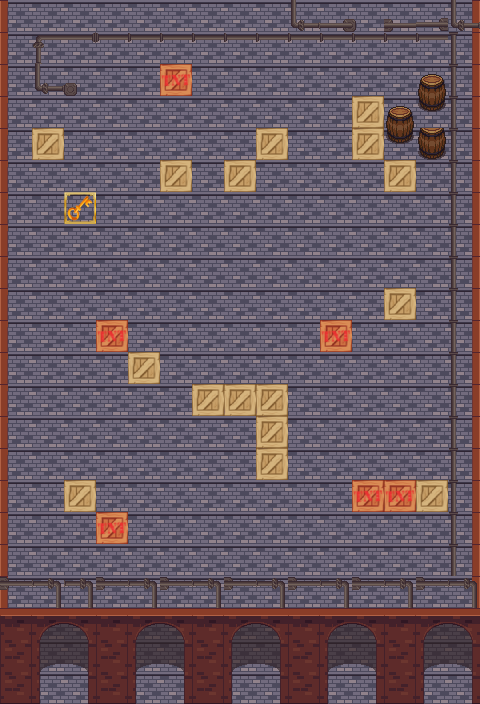

This game map was drawn from its Tiled (.tmx) file and the tilesets committed beside it. A one-line description and the full map source follow:
An orthogonal 15x22 tile map with 32x32 px tiles, 3 tile layers (Theme, SB, Object), 5 tilesets and 23 objects.

<map version="1.2" tiledversion="1.3.1" orientation="orthogonal" renderorder="right-down" compressionlevel="0" width="15" height="22" tilewidth="32" tileheight="32" infinite="0" nextlayerid="11" nextobjectid="27">
 <tileset firstgid="1" name="build_atlas" tilewidth="32" tileheight="32" tilecount="1024" columns="32">
  <image source="build_atlas.png" trans="ffffff" width="1024" height="1024" />
 </tileset>
 <tileset firstgid="1025" name="obj_misk_atlas" tilewidth="32" tileheight="32" tilecount="1024" columns="32">
  <image source="obj_misk_atlas.png" trans="ffffff" width="1024" height="1024" />
 </tileset>
 <tileset firstgid="2049" name="ts-castle" tilewidth="32" tileheight="32" tilecount="256" columns="16">
  <image source="ts-castle.png" trans="ffffff" width="512" height="512" />
 </tileset>
 <tileset firstgid="2305" name="ts-basechip" tilewidth="32" tileheight="32" tilecount="1064" columns="8">
  <image source="ts-basechip.png" trans="ffffff" width="256" height="4256" />
 </tileset>
 <tileset firstgid="3369" name="ui" tilewidth="32" tileheight="32" tilecount="4" columns="4">
  <image source="ui.png" trans="ffffff" width="128" height="32" />
 </tileset>
 <layer id="1" name="Theme" width="15" height="22">
  <data encoding="csv">
421,421,421,421,421,421,421,421,421,421,421,421,421,421,421,
421,421,421,421,421,421,421,421,421,421,421,421,421,421,421,
421,421,421,421,421,421,421,421,421,421,421,421,421,421,421,
421,421,421,421,421,421,421,421,421,421,421,421,421,421,421,
421,421,421,421,421,421,421,421,421,421,421,421,421,421,421,
421,421,421,421,421,421,421,421,421,421,421,421,421,421,421,
421,421,421,421,421,421,421,421,421,421,421,421,421,421,421,
421,421,421,421,421,421,421,421,421,421,421,421,421,421,421,
421,421,421,421,421,421,421,421,421,421,421,421,421,421,421,
421,421,421,421,421,421,421,421,421,421,421,421,421,421,421,
421,421,421,421,421,421,421,421,421,421,421,421,421,421,421,
421,421,421,421,421,421,421,421,421,421,421,421,421,421,421,
421,421,421,421,421,421,421,421,421,421,421,421,421,421,421,
421,421,421,421,421,421,421,421,421,421,421,421,421,421,421,
421,421,421,421,421,421,421,421,421,421,421,421,421,421,421,
421,421,421,421,421,421,421,421,421,421,421,421,421,421,421,
421,421,421,421,421,421,421,421,421,421,421,421,421,421,421,
421,421,421,421,421,421,421,421,421,421,421,421,421,421,421,
421,421,421,421,421,421,421,421,421,421,421,421,421,421,421,
421,421,421,421,421,421,421,421,421,421,421,421,421,421,421,
421,421,421,421,421,421,421,421,421,421,421,421,421,421,421,
421,421,421,421,421,421,421,421,421,421,421,421,421,421,421
</data>
 </layer>
 <layer id="3" name="SB" width="15" height="22">
  <data encoding="csv">
644,0,0,0,0,0,0,0,0,0,0,0,0,0,647,
644,0,0,0,0,0,0,0,0,0,0,0,0,0,647,
644,0,0,0,0,3369,0,0,0,0,0,0,0,0,647,
644,0,0,0,0,0,0,0,0,0,0,3370,0,0,647,
644,3370,0,0,0,0,0,0,3370,0,0,3370,0,0,647,
644,0,0,0,0,3370,0,3370,0,0,0,0,3370,0,647,
644,0,3371,0,0,0,0,0,0,0,0,0,0,0,647,
644,0,0,0,0,0,0,0,0,0,0,0,0,0,647,
644,0,0,0,0,0,0,0,0,0,0,0,0,0,647,
644,0,0,0,0,0,0,0,0,0,0,0,3370,0,647,
644,0,0,3369,0,0,0,0,0,0,3369,0,0,0,647,
644,0,0,0,3370,0,0,0,0,0,0,0,0,0,647,
644,0,0,0,0,0,3370,3370,3370,0,0,0,0,0,647,
644,0,0,0,0,0,0,0,3370,0,0,0,0,0,647,
644,0,0,0,0,0,0,0,3370,0,0,0,0,0,647,
644,0,3370,0,0,0,0,0,0,0,0,3369,3369,3370,647,
644,0,0,3369,0,0,0,0,0,0,0,0,0,0,647,
644,0,0,0,0,0,0,0,0,0,0,0,0,0,647,
644,0,0,0,0,0,0,0,0,0,0,0,0,0,645,
520,521,522,520,521,522,520,521,522,520,521,522,520,521,522,
552,553,554,552,553,554,552,553,554,552,553,554,552,553,554,
584,585,586,584,585,586,584,585,586,584,585,586,584,585,586
</data>
 </layer>
 <layer id="4" name="Object" width="15" height="22">
  <data encoding="csv">
0,0,0,0,0,0,0,0,0,2147483755,2147483754,2147483753,106,137,2147483755,
0,3758096491,3758096459,536871047,536871047,536871047,536871047,536871047,536871047,536871047,536871047,536871047,536871047,536871047,135,
0,136,73,0,0,0,0,0,0,0,0,0,0,286,135,
0,0,0,0,0,0,0,0,0,0,0,0,286,318,135,
0,0,0,0,0,0,0,0,0,0,0,0,318,319,135,
0,0,0,0,0,0,0,0,0,0,0,0,0,0,135,
0,0,0,0,0,0,0,0,0,0,0,0,0,0,135,
0,0,0,0,0,0,0,0,0,0,0,0,0,0,135,
0,0,0,0,0,0,0,0,0,0,0,0,0,0,135,
0,0,0,0,0,0,0,0,0,0,0,0,0,0,135,
0,0,0,0,0,0,0,0,0,0,0,0,0,0,135,
0,0,0,0,0,0,0,0,0,0,0,0,0,0,135,
0,0,0,0,0,0,0,0,0,0,0,0,0,0,135,
0,0,0,0,0,0,0,0,0,0,0,0,0,0,135,
0,0,0,0,0,0,0,0,0,0,0,0,0,0,135,
0,0,0,0,0,0,0,0,0,0,0,0,0,0,135,
0,0,0,0,0,0,0,0,0,0,0,0,0,0,135,
0,0,0,0,0,0,0,0,0,0,0,0,0,0,135,
3221225609,3221225608,3221225608,3221225609,3221225608,3221225609,3221225608,3221225609,3221225608,3221225609,3221225608,3221225609,3221225608,3221225609,3221225608,
0,0,0,0,0,0,0,0,0,0,0,0,0,0,0,
0,0,0,0,0,0,0,0,0,0,0,0,0,0,0,
0,0,0,0,0,0,0,0,0,0,0,0,0,0,0
</data>
 </layer>
 <objectgroup id="6" name="Wall">
  <object id="7" x="34.5" y="130.5" width="26.5" height="26.5" />
  <object id="9" x="162.75" y="162.75" width="26.5" height="26.5" />
  <object id="11" x="65.75" y="482.75" width="26.5" height="26.5" />
  <object id="12" x="130.25" y="354.75" width="26.5" height="26.5" />
  <object id="13" x="256.75" y="415.25" width="26.5" height="60" />
  <object id="14" x="194.75" y="387.25" width="88.5" height="26.5" />
  <object id="15" x="418.75" y="483.25" width="26.5" height="26.5" />
  <object id="16" x="386.25" y="289.75" width="26.5" height="26.5" />
  <object id="17" x="226.75" y="162.75" width="26.5" height="26.5" />
  <object id="18" x="258.25" y="130.25" width="26.5" height="26.5" />
  <object id="19" x="354.75" y="99.25" width="26.5" height="57.5" />
  <object id="20" x="387.25" y="162.25" width="26.5" height="26.5" />
 </objectgroup>
 <objectgroup id="7" name="Kill">
  <object id="1" x="1.24967" y="581.095" width="476.123" height="9.99734" />
  <object id="2" x="471.125" y="0" width="7.498" height="591.093" />
  <object id="3" x="0" y="2.49933" width="9.99734" height="588.593" />
  <object id="4" x="1.24967" y="1.24967" width="477.373" height="8.74767" />
 </objectgroup>
 <objectgroup id="8" name="Key">
  <object id="6" x="66.5" y="194.5" width="26.5" height="27" />
 </objectgroup>
 <objectgroup id="9" name="Moving Wall" />
 <objectgroup id="10" name="Explode">
  <object id="21" x="322.25" y="322.25" width="26.5" height="26.5" />
  <object id="22" x="98.25" y="322.75" width="26.5" height="26.5" />
  <object id="23" x="354.75" y="482.25" width="26.5" height="26.5" />
  <object id="24" x="386.75" y="482.25" width="26.5" height="26.5" />
  <object id="25" x="98.25" y="514.75" width="26.5" height="26.5" />
  <object id="26" x="162.75" y="66.4167" width="26.5" height="26.5" />
 </objectgroup>
</map>
